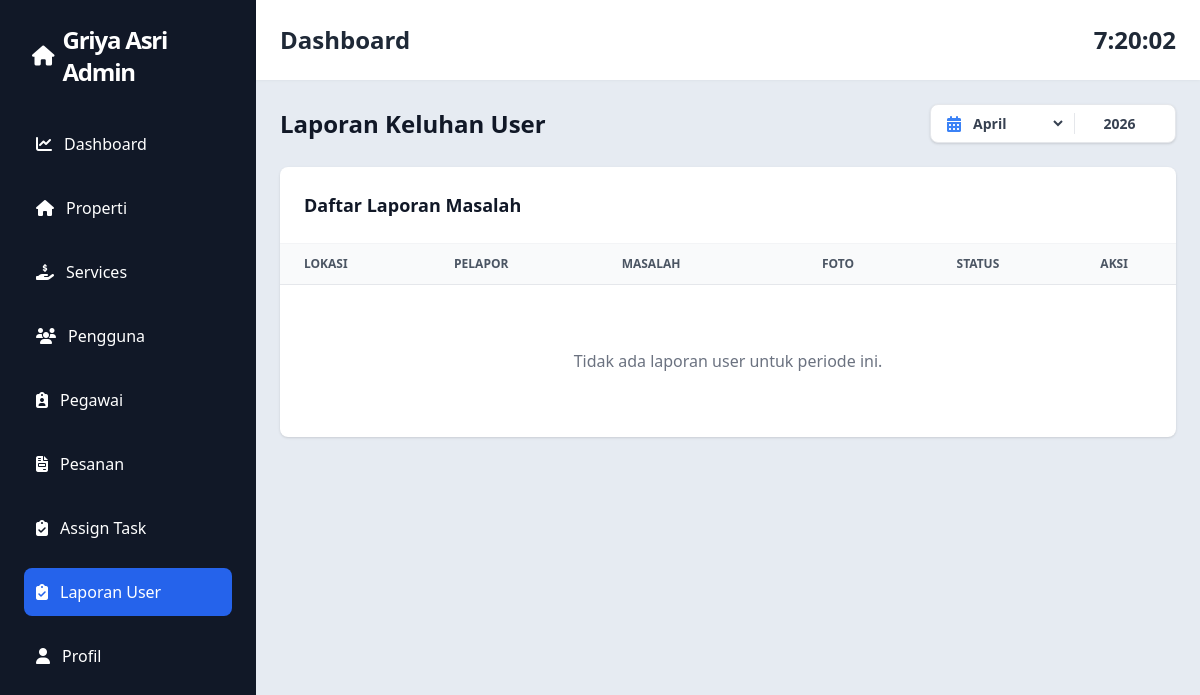
Page /admin/user-report.php (signed in) on the earlier database version.
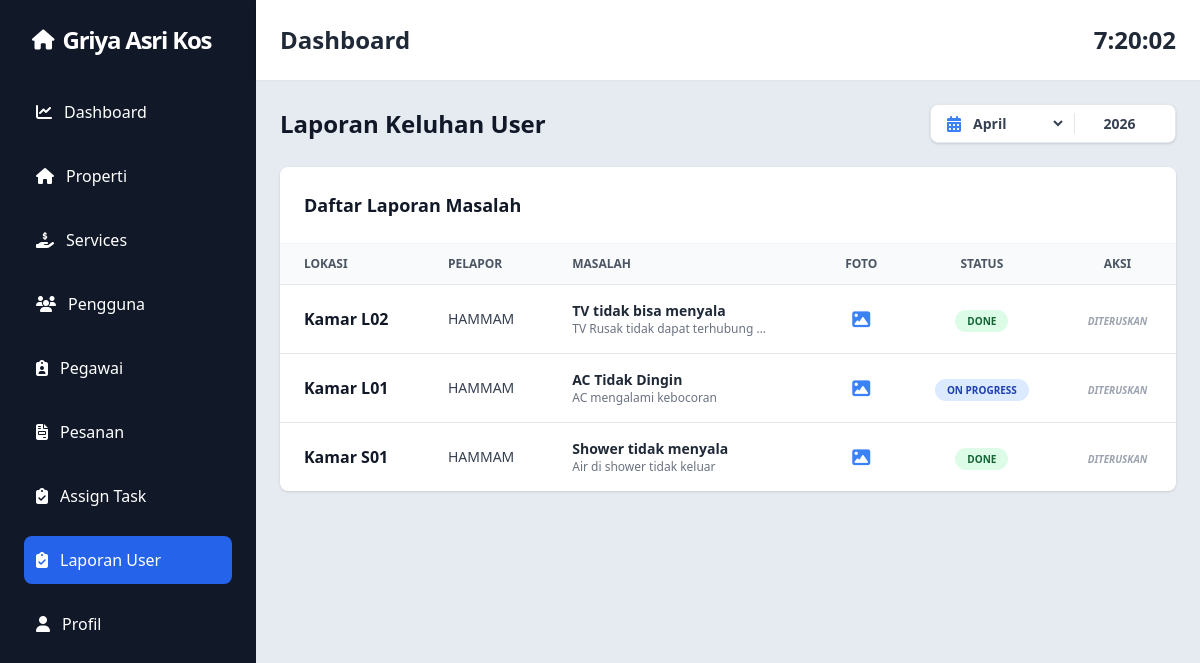
Same page on the later database version.
### tables this page shows
CREATE TABLE `settings` (
  `key` varchar(100) NOT NULL,
  `value` text DEFAULT NULL
);

CREATE TABLE `maintenance_requests` (
  `id` bigint(20) NOT NULL,
  `user_id` bigint(20) NOT NULL,
  `booking_id` varchar(50) NOT NULL,
  `issue_name` varchar(255) NOT NULL,
  `description` text NOT NULL,
  `photo` varchar(255) DEFAULT NULL,
  `location` varchar(100) NOT NULL,
  `status` enum('pending','on_progress','done') DEFAULT 'pending',
  `employee_id` bigint(20) UNSIGNED DEFAULT NULL,
  `created_at` timestamp NOT NULL DEFAULT current_timestamp()
);

CREATE TABLE `users` (
  `id` bigint(20) UNSIGNED NOT NULL,
  `name` varchar(255) NOT NULL,
  `nickname` varchar(255) NOT NULL,
  `full_name_ktp` varchar(255) DEFAULT NULL,
  `email` varchar(255) NOT NULL,
  `address` text DEFAULT NULL,
  `phone` varchar(255) DEFAULT NULL,
  `email_verified_at` timestamp NULL DEFAULT NULL,
  `password` varchar(255) NOT NULL,
  `ktp_photo` varchar(255) DEFAULT NULL,
  `selfie_photo` varchar(255) DEFAULT NULL,
  `is_verified` enum('pending','verified','rejected') DEFAULT NULL,
  `role` enum('admin','pegawai','penyewa') NOT NULL DEFAULT 'penyewa',
  `gender` enum('Laki-laki','Perempuan') DEFAULT NULL,
  `birth_date` date DEFAULT NULL,
  `remember_token` varchar(100) DEFAULT NULL,
  `created_at` timestamp NULL DEFAULT NULL,
  `updated_at` timestamp NULL DEFAULT NULL
);

### config/database.php (called while the page is built, shortened)
<?php
function getSetting($conn, $key)
{
    $stmt = $conn->prepare("SELECT value FROM settings WHERE `key`=?");
    $stmt->bind_param("s", $key);
    $stmt->execute();
    $result = $stmt->get_result()->fetch_assoc();
    return $result['value'] ?? '';
}

### admin/user-report.php (the view, shortened to what this page needs)
<?php
include '../config/database.php';
$selected_month = $_GET['month'] ?? date('n');
$selected_year  = $_GET['year'] ?? date('Y');
$reports = $conn->query("
    SELECT mr.*, u.nickname as reporter_name
    FROM maintenance_requests mr
    JOIN users u ON mr.user_id = u.id
    WHERE MONTH(mr.created_at) = '$selected_month'
    AND YEAR(mr.created_at) = '$selected_year'
    ORDER BY mr.created_at DESC
");
?>
<div class="container mx-auto">
    <div class="flex flex-col md:flex-row justify-between items-start md:items-center mb-6 gap-4 text-left">
        <h1 class="text-2xl font-bold text-gray-900">Laporan Keluhan User</h1>
        <form method="GET" class="flex items-center gap-3 bg-white p-2 rounded-lg shadow border border-gray-200">
            <div class="flex items-center gap-2 px-2 border-r border-gray-200">
                <i class="fas fa-calendar-alt text-blue-500"></i>
                <select name="month" onchange="this.form.submit()" class="text-sm font-semibold text-gray-700 bg-transparent outline-none cursor-pointer">
                    <?php for ($m = 1; $m <= 12; $m++): ?>
                        <option value="<?= $m ?>" <?= $selected_month == $m ? 'selected' : '' ?>><?= date('F', mktime(0, 0, 0, $m, 1)) ?></option>
                    <?php endfor; ?>
                </select>
            </div>
            <input type="number" name="year" value="<?= $selected_year ?>" onchange="this.form.submit()"
                class="w-20 text-sm font-semibold text-gray-700 bg-transparent text-center outline-none">
        </form>
    </div>
    <div class="bg-white rounded-lg shadow overflow-hidden">
        <div class="p-6 border-b border-gray-100 text-left">
            <h3 class="text-lg font-semibold text-gray-900">Daftar Laporan Masalah</h3>
        </div>
        <div class="overflow-x-auto">
            <table class="w-full text-left border-collapse">
                <thead class="bg-gray-50 border-b border-gray-200">
                    <tr>
                        <th class="px-6 py-3 text-xs font-semibold text-gray-600 uppercase">Lokasi</th>
                        <th class="px-6 py-3 text-xs font-semibold text-gray-600 uppercase">Pelapor</th>
                        <th class="px-6 py-3 text-xs font-semibold text-gray-600 uppercase">Masalah</th>
                        <th class="px-6 py-3 text-xs font-semibold text-gray-600 uppercase text-center">Foto</th>
                        <th class="px-6 py-3 text-xs font-semibold text-gray-600 uppercase text-center">Status</th>
                        <th class="px-6 py-3 text-xs font-semibold text-gray-600 uppercase text-center">Aksi</th>
                    </tr>
                </thead>
                <tbody class="divide-y divide-gray-200">
                    <?php if ($reports->num_rows > 0): ?>
                        <?php while ($row = $reports->fetch_assoc()): ?>
                            <tr class="hover:bg-gray-50 transition">
                                <td class="px-6 py-4 font-bold text-gray-900"><?= $row['location'] ?></td>
                                <td class="px-6 py-4 text-sm text-gray-700 font-medium uppercase"><?= $row['reporter_name'] ?></td>
                                <td class="px-6 py-4">
                                    <p class="text-sm font-bold text-gray-800"><?= $row['issue_name'] ?></p>
                                    <p class="text-xs text-gray-500 truncate max-w-[200px]"><?= $row['description'] ?></p>
                                </td>
                                <td class="px-6 py-4 text-center">
                                    <?php if ($row['photo']): ?>
                                        <button onclick="openPhotoModal('/kos-native/assets/img/reports/<?= $row['photo'] ?>')"
                                            class="text-blue-500 hover:text-blue-700 transition-transform active:scale-90">
                                            <i class="fas fa-image text-lg"></i>
                                        </button>
                                    <?php else: ?>
                                        <span class="text-gray-300 italic text-xs">No Photo</span>
                                    <?php endif; ?>
                                </td>
                                <td class="px-6 py-4 text-center">
                                    <?php
                                    $status = $row['status'];
                                    $badge_class = "bg-amber-100 text-amber-800";
                                    if ($status === 'done') $badge_class = "bg-green-100 text-green-800";
                                    if ($status === 'on_progress') $badge_class = "bg-blue-100 text-blue-800";
                                    ?>
                                    <span class="px-3 py-1 rounded-full text-[10px] font-bold uppercase <?= $badge_class ?>">
                                        <?= str_replace('_', ' ', $status) ?>
                                    </span>
                                </td>
                                <td class="px-6 py-4 text-center">
                                    <?php if ($status === 'pending'): ?>
                                        <button onclick="openAssignModal(<?= $row['id'] ?>)" class="bg-blue-600 hover:bg-blue-700 text-white text-[10px] font-bold uppercase px-4 py-2 rounded-lg transition-all shadow-md">
                                            Assign
                                        </button>
                                    <?php else: ?>
                                        <span class="text-gray-400 text-[10px] font-bold uppercase italic">Diteruskan</span>
                                    <?php endif; ?>
                                </td>
                            </tr>
                        <?php endwhile; ?>
                    <?php else: ?>
                        <tr>
                            <td colspan="6" class="px-6 py-16 text-center text-gray-500">
                                Tidak ada laporan user untuk periode ini.
                            </td>
                        </tr>
                    <?php endif; ?>
                </tbody>
            </table>
        </div>
    </div>
</div>
<?php
$content = ob_get_clean();
$reportactive = 'active';
include 'layouts/app.php';
?>

### admin/layouts/app.php (shortened to what this page needs)
<!DOCTYPE html>
<html lang="id">
<head>
    <script src="https://cdn.tailwindcss.com"></script>
    <link rel="stylesheet" href="https://cdnjs.cloudflare.com/ajax/libs/font-awesome/6.4.0/css/all.min.css">
</head>
<body class="bg-gray-100" onload="startTime()">
    <div class="flex h-screen">
        <div class="w-64 bg-gray-900 text-white p-6">
            <a href="index.php" class="flex gap-2 mb-8 items-center mx-2">
                <i class="fas fa-home text-white text-xl"></i>
                <h1 class="text-2xl font-black text-primary tracking-tighter flex items-center gap-2"><?= getSetting($conn, 'site_title'); ?></h1>
            </a>
            <nav class="space-y-4">
                <a href="index.php" class="<?= $indexactive ?> flex items-center space-x-3 p-3 hover:bg-gray-800 rounded-lg transition">
                    <i class="fas fa-chart-line"></i>
                    <span>Dashboard</span>
                </a>
                <a href="list-properti.php" class="<?= $propertiactive ?> flex items-center space-x-3 p-3 hover:bg-gray-800 rounded-lg transition">
                    <i class="fas fa-home"></i>
                    <span>Properti</span>
                </a>
                <a href="list-service.php" class="<?= $serviceactive ?> flex items-center space-x-3 p-3 hover:bg-gray-800 rounded-lg transition">
                    <i class="fa-solid fa-hand-holding-dollar"></i>
                    <span>Services</span>
                </a>
                <a href="list-user.php" class="<?= $useractive ?> flex items-center space-x-3 p-3 hover:bg-gray-800 rounded-lg transition">
                    <i class="fas fa-users"></i>
                    <span>Pengguna</span>
                </a>
                <a href="pegawai.php" class="<?= $pegawaiactive ?> flex items-center space-x-3 p-3 hover:bg-gray-800 rounded-lg transition">
                    <i class="fa-solid fa-clipboard-user"></i>
                    <span>Pegawai</span>
                </a>
                <a href="list-pesanan.php" class="<?= $pesananactive ?> flex items-center space-x-3 p-3 hover:bg-gray-800 rounded-lg transition">
                    <i class="fas fa-file-invoice"></i>
                    <span>Pesanan</span>
                </a>
                <a href="assign-task.php" class="<?= $taskactive ?> flex items-center space-x-3 p-3 hover:bg-gray-800 rounded-lg transition">
                    <i class="fa-solid fa-clipboard-check"></i>
                    <span>Assign Task</span>
                </a>
                <a href="user-report.php" class="<?= $reportactive ?> flex items-center space-x-3 p-3 hover:bg-gray-800 rounded-lg transition">
                    <i class="fa-solid fa-clipboard-check"></i>
                    <span>Laporan User</span>
                </a>
                <a href="profile.php" class="<?= $profileactive ?> flex items-center space-x-3 p-3 hover:bg-gray-800 rounded-lg transition">
                    <i class="fas fa-user"></i>
                    <span>Profil</span>
                </a>
            </nav>
        </div>
        <div class="flex-1 flex flex-col">
            <div class="bg-white shadow p-6 flex justify-between items-center">
                <h2 class="text-2xl font-bold text-gray-800">Dashboard</h2>
                <div class="text-2xl font-bold text-gray-800" id="jam"></div>
            </div>
            <div class="flex-1 overflow-auto p-6 bg-slate-200/75">
                <?= $content ?>
            </div>
        </div>
    </div>
</body>
</html>

### admin/layouts/app.php (style rules this page uses)
.active { background-color: #2563eb; border-radius: 0.5rem; }

Differences in the rows shown:
changed settings: value "Griya Asri Admin" → "Griya Asri Kos"
added maintenance_requests: location "Kamar L02", user.nickname "HAMMAM", issue_name "TV tidak bisa menyala", description "TV Rusak tidak dapat terhubung…", status "DONE", shows "DITERUSKAN"
added maintenance_requests: location "Kamar L01", user.nickname "HAMMAM", issue_name "AC Tidak Dingin", description "AC mengalami kebocoran", status "ON PROGRESS", shows "DITERUSKAN"
added maintenance_requests: location "Kamar S01", user.nickname "HAMMAM", issue_name "Shower tidak menyala", description "Air di shower tidak keluar", status "DONE", shows "DITERUSKAN"
Other differences:
text no longer shown: "Tidak ada laporan user untuk periode ini."
